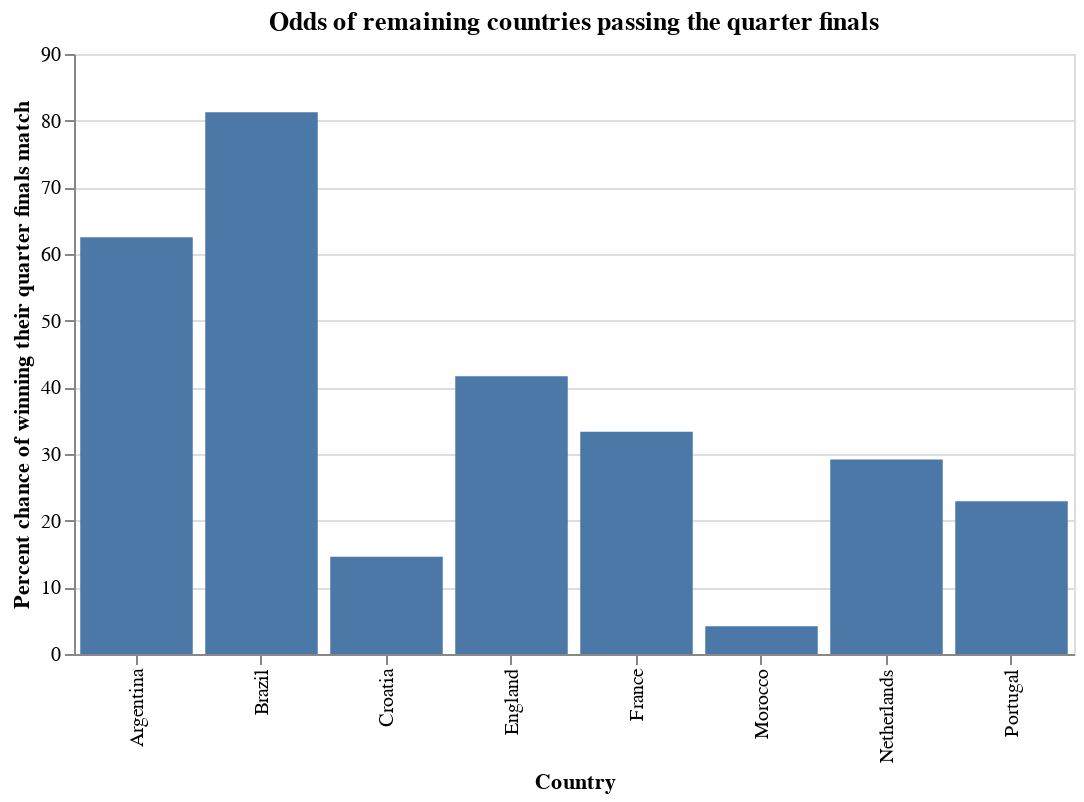

The cell this chart's notebook holds for it:
### Code cell
#graph the above data
chart3 = alt.Chart(quar_win_table, width=500, height=300).mark_bar().encode(
                   x=alt.X('country', title='Country'), 
                   y=alt.Y('odds_of_winning', title='Percent chance of winning their quarter finals match')
         ).properties(title="Odds of remaining countries passing the quarter finals")
chart3

### Figure 1 — Vega-Lite specification as saved in the notebook (floating-point values rounded to 4 significant figures)
{"config": {"view": {"continuousWidth": 400, "continuousHeight": 300}}, "data": {"name": "data-a78e3159fccc504857e46459818a5a93"}, "mark": "bar", "encoding": {"x": {"field": "country", "title": "Country", "type": "nominal"}, "y": {"field": "odds_of_winning", "title": "Percent chance of winning their quarter finals match", "type": "quantitative"}}, "height": 300, "title": "Odds of remaining countries passing the quarter finals", "width": 500, "$schema": "https://vega.github.io/schema/vega-lite/v4.17.0.json", "datasets": {"data-a78e3159fccc504857e46459818a5a93": [{"country": "Netherlands", "odds_of_winning": 29.17}, {"country": "Argentina", "odds_of_winning": 62.5}, {"country": "Croatia", "odds_of_winning": 14.58}, {"country": "Brazil", "odds_of_winning": 81.25}, {"country": "England", "odds_of_winning": 41.67}, {"country": "France", "odds_of_winning": 33.33}, {"country": "Morocco", "odds_of_winning": 4.167}, {"country": "Portugal", "odds_of_winning": 22.92}]}}
